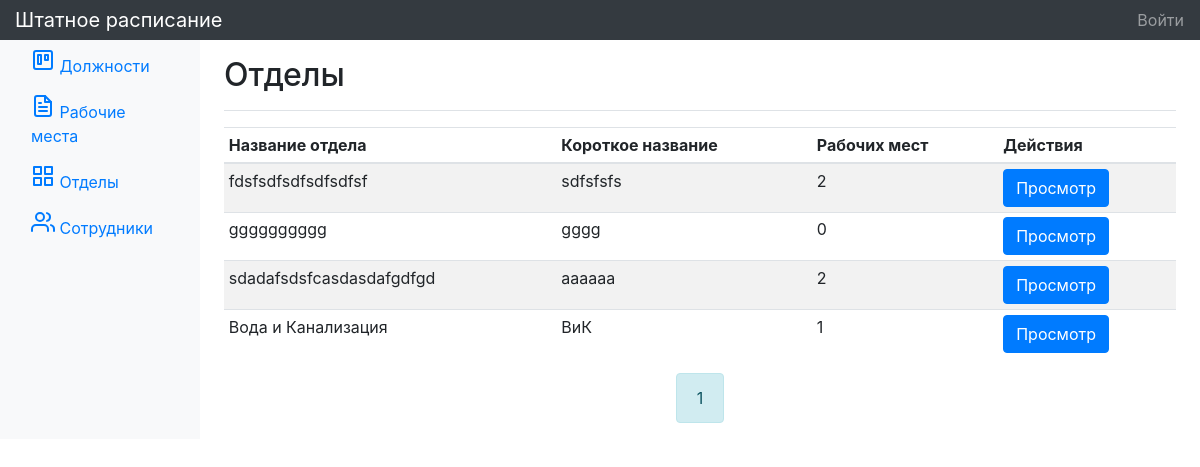
/departments, run on an earlier commit of the app's database.
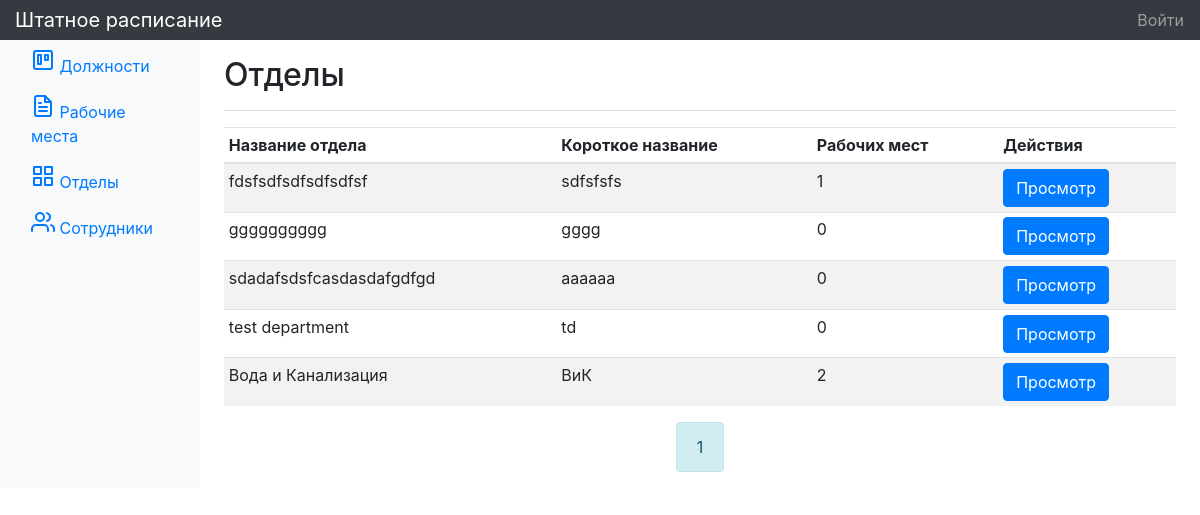
And on a later commit of the database.
### tables this page shows
CREATE TABLE `departments` (
  `id` int(11) NOT NULL,
  `name` varchar(100) NOT NULL,
  `short_name` varchar(10) NOT NULL
);

### app/controllers/DepartmentController.php (called while the page is built, shortened)
<?php
class DepartmentController extends Controller
{
    public function index(int $page = 1) {
        $department          = new Department();
        $numberOfDepartments = (int) $department->count();
        $departmentPerPage   = 10;
        $pages               = (int) ceil($numberOfDepartments / $departmentPerPage);
        $departments = $department->query("
            SELECT
	            COUNT(workplaces.id) AS num,
                departments.id,
                departments.short_name,
                departments.name
            FROM workplaces
            RIGHT OUTER JOIN departments
                ON workplaces.department_id = departments.id
            GROUP BY workplaces.department_id, departments.name
            ORDER BY departments.name ASC
        ", Department::FETCH_ALL_METHOD);
        $paginator = new Paginator($pages, $page, 2, '../departments/page/');
        $this->view->render('Отделы', [
            'departments' => $departments,
            'paginator'   => $paginator
        ]);
    }
}

### index.php (called while the page is built, shortened)
<?php
spl_autoload_register(function ($class) {
   $path = str_replace('\\', '/', $class . '.php');
});
$router = new Router();
$router->run();

### app/core/Db.php (called while the page is built, shortened)
<?php
class Db
{
    public function __construct()
    {
        try {
            $this->db = new PDO(
                'mysql:host=' . $_ENV['DB_HOST'] .
                ';port=' . $_ENV['DB_PORT'] .
                ';dbname=' . $_ENV['DB_DATABASE'],
                $_ENV['DB_USERNAME'],
                $_ENV['DB_PASSWORD']
            );
        } catch (\PDOException $e) {
            View::error_page_with_message($e->getMessage());
        }
    }
}

### app/core/Model.php (called while the page is built, shortened)
<?php
class Model
{
    private   $get_method   = 'fetchAll';
    protected $db;
    protected $table_name;
    protected $preparedData = [];
    protected $sql;
    public function __construct()
    {
        $db = new Db();
        $this->db = $db->db;
    }
    public function query(string $sql, string $fetch_method, array $data = null)
    {
        $this->sql = $sql;
        $this->get_method = $fetch_method;
        return $this->get();
    }
    public function count()
    {
        $this->sql = "SELECT COUNT(*) FROM $this->table_name";
        $this->get_method = $this::FETCH_METHOD;
        return $this->get();
    }
    public function get()
    {
        if ($this->issetSql()) {
            $this->stmt = $this->db->prepare($this->sql);
            if (!empty($this->preparedData)) $result = $this->stmt->execute($this->preparedData);
            else $result = $this->stmt->execute();
            try {
                if ($result === true) {
                    $method = $this->get_method;
                    return $this->stmt->$method();
                }
                else throw new \PDOException($this->stmt->errorInfo());
            } catch (\PDOException $e) {
                View::error_page_with_message($e->getMessage());
            }
        }
    }
    private function issetSql()
    {
        try {
            if ($this->sql === '') {
                throw new \Exception('Нарушен порядок построения запроса');
            } else {
                return true;
            }
        } catch (\Exception $e) {
            View::error_page_with_message($e->getMessage());
        }
    }
}

### app/views/department/index.php (the view, shortened to what the changed rows need)
<?php if (empty($departments)) : ?>
    <div class="alert alert-primary" role="alert">
        Добавьте отделы.
    </div>
<?php else : ?>
    <div class="table-responsive">
        <table class="table table-striped table-sm">
            <thead>
                <tr>
                    <th>Название отдела</th>
                    <th>Короткое название</th>
                    <th>Рабочих мест</th>
                    <th>Действия</th>
                </tr>
            </thead>
            <tbody>
                <?php foreach ($departments as $department) : ?>
                    <tr>
                        <td><?= $department['name'] ?></td>
                        <td><?= $department['short_name'] ?></td>
                        <td><?= $department['num'] ?></td>
                        <td>
                            <div class="btn-group" role="group" aria-label="Кнопки управления">
                                <a href="/department/<?= $department['id'] ?>" class="btn btn-primary">Просмотр</a>
                            </div>
                        </td>
                    </tr>
                <?php endforeach; ?>
            </tbody>
        </table>
    </div>
    <?php $paginator->render() ?>
<?php endif; ?>

### app/lib/Paginator.php (shortened to what the changed rows need)
<?php
class Paginator
{
    private $buttons = [];
    function __construct(int $pages, int $page, int $side_buttons_limit, string $link)
    {
        $start = $page - $side_buttons_limit;
        $end = $page + $side_buttons_limit;
        for ($j = 1; $j <= $pages; $j++) {
            if ($j >= $start && $j <= $end) {
                if ($j == $page) {
                    $this->add($link, $page, 'alert alert-info', $j);
                }
                else {
                    $this->add($link, $j, 'alert alert-light', $j);
                }
            }
        }
    }
    private function add(string $link, int $page, string $class, string $symbol) {
        $this->buttons[] = '<a href="' . $link . $page . '" class="' . $class . '" role="alert">' . $symbol . '</a>';
    }
    public function render() {
        echo '<div class="pagination justify-content-center">';
        foreach ($this->buttons as $button) echo $button;
        echo '</div>';
    }
}

What changed in the data, as far as the page shows it:
computed for departments "fdsfsdfsdfsdfsdfsf": num "2" → "1"
computed for departments "sdadafsdsfcasdasdafgdfgd": num "2" → "0"
added departments: name "test department", short_name "td", num "0"
computed for departments "Вода и Канализация": num "1" → "2"
